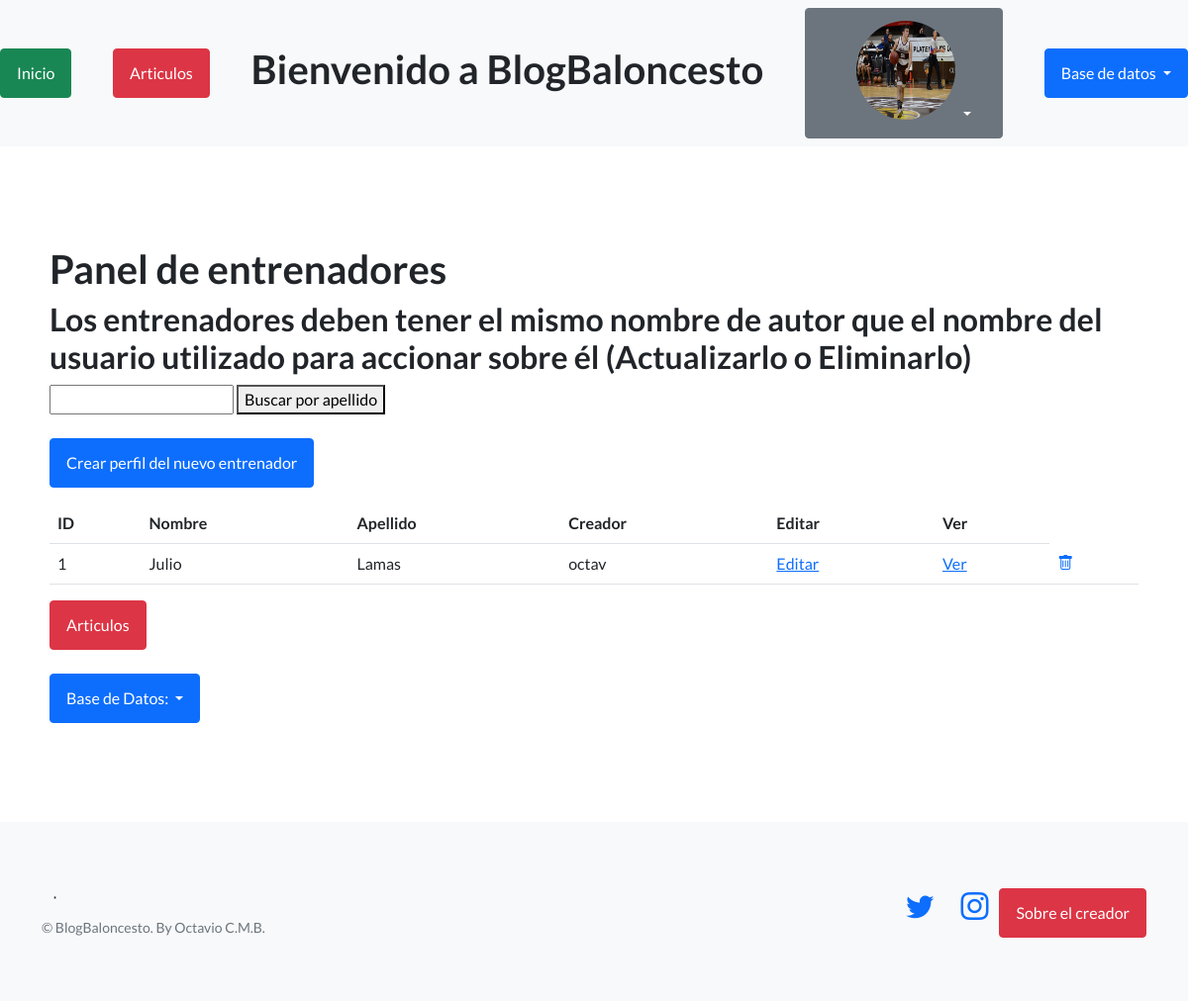
The app's page //BlogBaloncesto/entrenadores/ (signed in) with its own data.
### perfiles/models.py (models this page shows, shortened)
class Avatar(models.Model):
   user = models.OneToOneField(User, on_delete=models.CASCADE, null=True)
   imagen = models.ImageField(upload_to='avatares', null=True, blank=True)

### Basquet1/models.py (models this page shows, shortened)
class Entrenadores(models.Model):
    nombre = models.CharField(max_length=256)
    apellido = models.CharField(max_length=256)
    lugar_de_nacimiento = models.CharField(max_length=256)
    fecha_de_nacimiento = models.DateField()
    trayectoria = models.TextField()
    creador = models.ForeignKey(User, on_delete=models.SET_NULL, null=True)
    creador1= models.CharField(max_length=256, default="Aquí va el nombre de usuario")

### Basquet1/views.py (the view, shortened to what this page needs)
# urls.py: path("entrenadores/", EntrenadoresListView.as_view(), name='listar_entrenadores'),
class EntrenadoresListView(ListView):
    model = Entrenadores
    template_name = 'Basquet1/panel_entrenadores.html'
    context_object_name = 'entrenadores'
    def get_queryset(self):
        queryset = super().get_queryset()
        query = self.request.GET.get('p')
        if query:
            queryset = queryset.filter(apellido__icontains=query)
        return queryset

### Basquet1/templates/Basquet1/entrenadores_list.html (shortened to what this page needs)
{% extends 'Basquet1/base.html' %}
{% block contenido %}
<section>
        <h1>Panel de entrenadores</h1>
        <h2>Los entrenadores deben tener el mismo nombre de autor que el nombre del usuario utilizado para accionar sobre él (Actualizarlo o Eliminarlo)</h2>
        <form method="get">
            <input type="text" name="p" value="{{ request.GET.p }}">
            <button type="submit">Buscar por apellido</button>
        <br></br>
        <a href="{% url 'crear_entrenadores' %}" class="btn btn-primary">Crear perfil del nuevo entrenador</a>
        <table class="table">
            <table class="table">
            <tbody>
                <tr>
                    <th> ID </th>
                    <th> Nombre </th>
                    <th> Apellido</th>
                    <th> Creador</th>
                    <th> Editar</th>
                    <th> Ver</th>
                </tr>
                {% for coach in object_list %}
                <tr>
                    <td> {{coach.id}}</td>
                    <td> {{coach.nombre}}</td>
                    <td> {{coach.apellido}}</td>
                    <td> {{coach.creador1}}</td>
                    <td>
                       {% if user.username == coach.creador1 or user.is_superuser or user.is_staff %}
                       <a href="{% url 'editar_entrenadores' coach.id %}">Editar</a>
                       {% endif %}
                    </td>
                    <td>
                        <a href="{% url 'ver_entrenadores' coach.id %}">Ver</a>
                     </td>
                    <td>
                        {% if user.username == coach.creador1 or user.is_superuser or user.is_staff %}
                        <a href="{% url 'eliminar_entrenadores' coach.id %}">
                          <i class="bi bi-trash"></i>
                          {% endif %}
                        </a>
                    </td>
                </tr>
                {% endfor %}
            </tbody>
        </table>
    <a class="btn btn-danger" href="{% url 'listar_articulo'%}">Articulos</a>
    <br></br>
    <div class="dropdown">
        <button class="btn btn-primary dropdown-toggle" type="button" id="dropdownMenuButton1" data-bs-toggle="dropdown" aria-expanded="false">
         <div style="display: inline-flex;">
            <span>Base de Datos:</span>
        </div>
        </button>
</section>
{% endblock contenido %}

### Basquet1/templates/Basquet1/base.html (shortened to what this page needs)
{% load static %}
<!DOCTYPE html>
<html lang="en">
    <head>
        <link href="https://cdn.jsdelivr.net/npm/bootstrap-icons@1.5.0/font/bootstrap-icons.css" rel="stylesheet" type="text/css" />
        <link href= "{% static '\css\styles.css'%}" rel = "stylesheet" />
    </head>
    <body>
        <nav class="navbar navbar-light bg-light static-top">
        <a class="btn btn-success" href="{% url 'inicio'%}">Inicio</a>
        <a class="btn btn-danger" href="{% url 'listar_articulo' %}">Articulos</a>
<h1> Bienvenido a BlogBaloncesto </h1>
                {% if user.is_authenticated %}
                <div class="dropdown">
                    <button class="btn btn-secondary dropdown-toggle" type="button" id="dropdownMenuButton1" data-bs-toggle="dropdown" aria-expanded="false" style="width: 200px;">
                        <div style="display: inline-flex;">
                        {% if user.avatar %}
                            <img src="{{ user.avatar.imagen.url }}" alt="User Avatar" class="mr-2 rounded-circle" style="width: 100px; height: 100px; margin-left: 20px;">
                            {% else %}
                            <span>{{ user.username }}</span>
                            {% endif %}
                        </div>
                    </button>
                {% else %}
                <a class="btn btn-info" href="{% url 'login'%}">Inicio Sesión</a>
                <a class="btn btn-light" href="{% url 'registro'%}">Registro</a>
                {% endif %}
            </div>
            <div class="dropdown">
                <button class="btn btn-primary dropdown-toggle" type="button" id="dropdownMenuButton1" data-bs-toggle="dropdown" aria-expanded="false">
                 <div style="display: inline-flex;">
                    <span>Base de datos</span>
                </div>
                </button>
        </nav>
        <section style="padding: 100px 50px;">
          {% block contenido %}
          {% endblock contenido %}
        </section>
        <footer class="footer bg-light">
            <div class="container">
                <div class="row">
                    <div class="col-lg-6 h-100 text-center text-lg-start my-auto">
                        <ul class="list-inline mb-2">
                            <li class="list-inline-item">⋅</li>
                        </ul>
                        <p class="text-muted small mb-4 mb-lg-0">&copy; BlogBaloncesto. By Octavio C.M.B.</p>
                    </div>
                    <div class="col-lg-6 h-100 text-center text-lg-end my-auto">
                        <ul class="list-inline mb-0">
                            <li class="list-inline-item me-4">
                                <a href="https://twitter.com/NBA"><i class="bi-twitter fs-3"></i></a>
                            </li>
                            <li class="list-inline-item">
                                <a href="https://www.instagram.com/nba/"><i class="bi-instagram fs-3"></i></a>
                            </li>
                            <a class="btn btn-danger" href="{% url 'detalles'%}">Sobre el creador</a>
                        </ul>
                    </div>
                </div>
            </div>
        </footer>
    </body>
</html>

### records on screen
Entrenadores: id "1", nombre "Julio", apellido "Lamas", creador1 "octav", shows "Editar"
